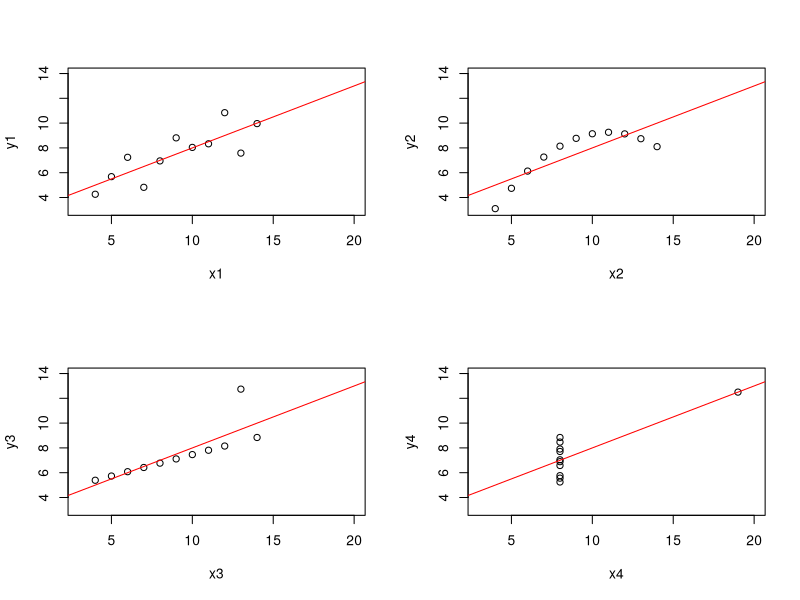

Generate this figure with R:
attach(anscombe)
par(mfrow=c(2,2))
plot(x1,y1,xlim=c(3,20),ylim=c(3,14))
Yfit1 = lm(y1~x1)
abline(Yfit1$coefficients,col='red')

plot(x2,y2,xlim=c(3,20),ylim=c(3,14))
Yfit2 = lm(y2~x2)
abline(Yfit2$coefficients,col='red')

plot(x3,y3,xlim=c(3,20),ylim=c(3,14))
Yfit3 = lm(y3~x3)
abline(Yfit3$coefficients,col='red')

plot(x4,y4,xlim=c(3,20),ylim=c(3,14))
Yfit4 = lm(y4~x4)
abline(Yfit4$coefficients,col='red')

summary(Yfit1)
summary(Yfit2)

